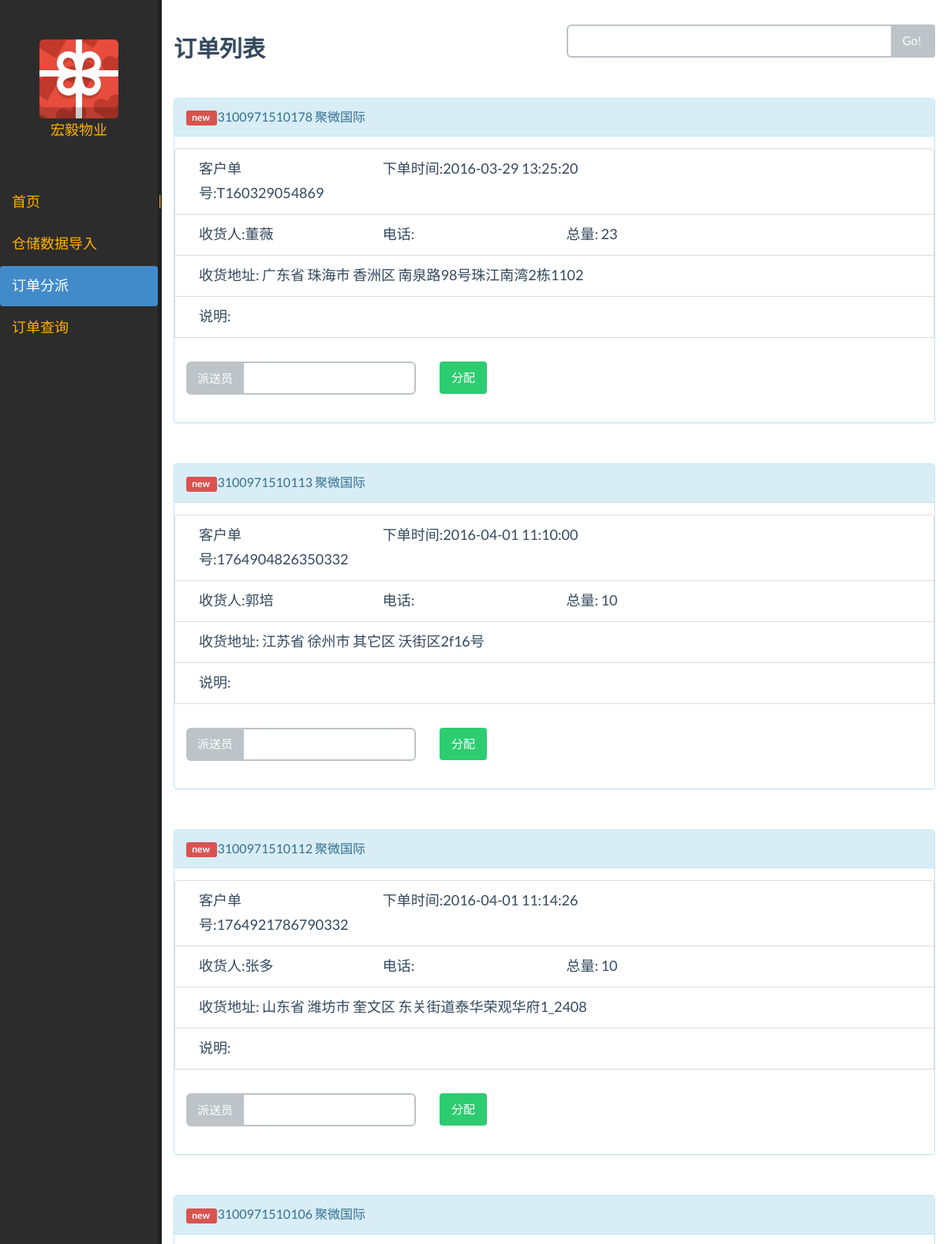
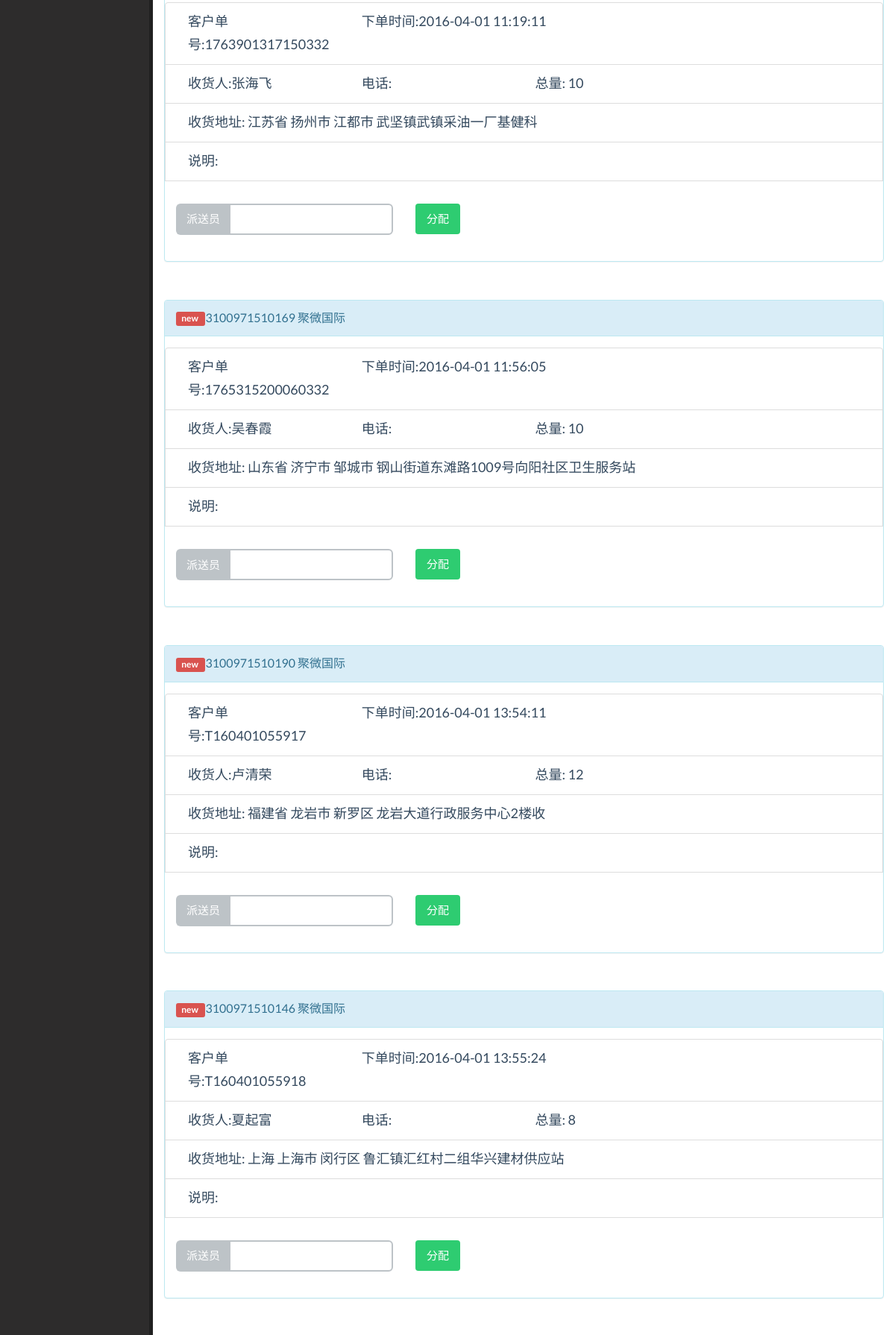
The app's page /order_query (upper part) with its own data (2 pictures, top to bottom).
### apps/data/transgodatabase.py (models this page shows, shortened)
class Order(Base):
    __tablename__ = "order"
    ID = Column(String(20), primary_key=True)
    clienter = Column(String(20), nullable=False)
    tick = Column(String(20))
    user = Column(String(6))
    addr = Column(String(128), nullable=False)
    tel = Column(String(11))
    count = Column(Integer)
    express = Column(String(10))
    time = Column(DateTime,
                  default=datetime.now)
    descript = Column(String(256))
    print_status = Column(String(5))
    cancel_status = Column(Boolean)
    status = Column(String(10), nullable=False, default="Import")
    courise = Column(Integer, ForeignKey("courise.courise_id"))

### apps/main/views.py (the view)
@main_app.route("/order_query")
def order_post_all():
    session = make_session()
    orders = session.query(Order)\
        .filter(Order.status != "Finish")\
        .filter(Order.courise == None)\
        .order_by(Order.time)\
        .limit(PAGE_COUNT)
    page_num = 2
    return render_template("order_query_frame.html",
                           orders=orders,
                           num=page_num)

### apps/data/transgodatabase.py (called while the page is built)
def make_session():
    Session = sessionmaker(bind=engine)
    session = Session()
    return session

### templates/order_query_frame.html (shortened to what this page needs)
{% extends "main_frame.html" %}
{% block main_content %}
{% include "order_query.html" %}
{% endblock %}

### templates/order_query.html (shortened to what this page needs)
{% extends "main_content.html" %}
{% block main_content %}
<br/>
<div class="row">
    <div class="col-lg-6">
        <h4>订单列表</h4>
    </div>
    <div class="col-lg-6">
        <div class="input-group">
            <input class="form-control" name="" type="text" value=""/>
            <span class="input-group-btn">
                <button class="btn btn-default" type="button">
                    Go!
                </button>
            </span>
        </div>
    </div>
</div>
<br/>
{% for order in orders %}
<div class="panel panel-info">
    <div class="panel-heading">
        <div class="panel-title">
            {% if not order.courise %}
            <div class="label label-danger"> new </div>
            {% endif %}
            {{ order.ID }} {{order.clienter}}
        </div>
    </div>
    <div class="panel-body">
        <div class="list-group">
            <div class="row list-group-item">
                <div class="col-xs-3">客户单号:{{order.tick}}</div>
                <div class="col-xs-6">下单时间:{{order.time}}</div>
            </div>
            <div class="row list-group-item">
                <div class="col-xs-3">收货人:{{order.user}}</div>
                <div class="col-xs-3">电话: {{order.tel}}</div>
                <div class="col-xs-3">总量: {{order.count}}</div>
            </div>
            <div class="row list-group-item">
                <div class="col-xs-12">
                    <span>收货地址:</span>
                    <span>{{order.addr}}</span>
                </div>
            </div>
            <div class="row list-group-item">
                <div class="col-xs-12">
                    <span>说明:</span>
                </div>
            </div>
            <br/>
            {% if order.courise %}
            <div class="row">
                <div class="col-md-4">
                    <div class="input-group">
                        <sapn class="input-group-addon">派送员</sapn>
                        <input type="text" class="form-control" value="{{order.courise}}" readonly/>
                    </div>
                </div>
            </div>
            {% else %}
            <div class="row">
                <div class="col-md-4">
                    <div class="input-group">
                        <sapn class="input-group-addon">派送员</sapn>
                        <input type="text" id="{{order.ID}}_post" class="form-control">
                    </div>
                </div>
                <span class="col-md-1">
                    <input type="button" class="btn btn-success" data-id="{{order.ID}}" value="分配" onclick=javascript:post_order("{{order.ID}}")></input>
                </span>
            </div>
            {% endif %}
        </div>
    </div>
</div>
<br/>
{% endfor %}
{% endblock %}

### records on screen
Order: shows "new", ID "3100971510178", clienter "聚微国际", tick "T160329054869", time "2016-03-29 13:25:20", user "董薇", count "23", addr "广东省 珠海市 香洲区 南泉路98号珠江南湾2栋1102"
Order: shows "new", ID "3100971510113", clienter "聚微国际", tick "1764904826350332", time "2016-04-01 11:10:00", user "郭培", count "10", addr "江苏省 徐州市 其它区 沃街区2f16号"
Order: shows "new", ID "3100971510112", clienter "聚微国际", tick "1764921786790332", time "2016-04-01 11:14:26", user "张多", count "10", addr "山东省 潍坊市 奎文区 东关街道泰华荣观华府1_2408"
Order: shows "new", ID "3100971510106", clienter "聚微国际", tick "1763901317150332", time "2016-04-01 11:19:11", user "张海飞", count "10", addr "江苏省 扬州市 江都市 武坚镇武镇采油一厂基健科"
Order: shows "new", ID "3100971510169", clienter "聚微国际", tick "1765315200060332", time "2016-04-01 11:56:05", user "吴春霞", count "10", addr "山东省 济宁市 邹城市 钢山街道东滩路1009号向阳社区卫生服务站"
Order: shows "new", ID "3100971510190", clienter "聚微国际", tick "T160401055917", time "2016-04-01 13:54:11", user "卢清荣", count "12", addr "福建省 龙岩市 新罗区 龙岩大道行政服务中心2楼收"
Order: shows "new", ID "3100971510146", clienter "聚微国际", tick "T160401055918", time "2016-04-01 13:55:24", user "夏起富", count "8", addr "上海 上海市 闵行区 鲁汇镇汇红村二组华兴建材供应站"
